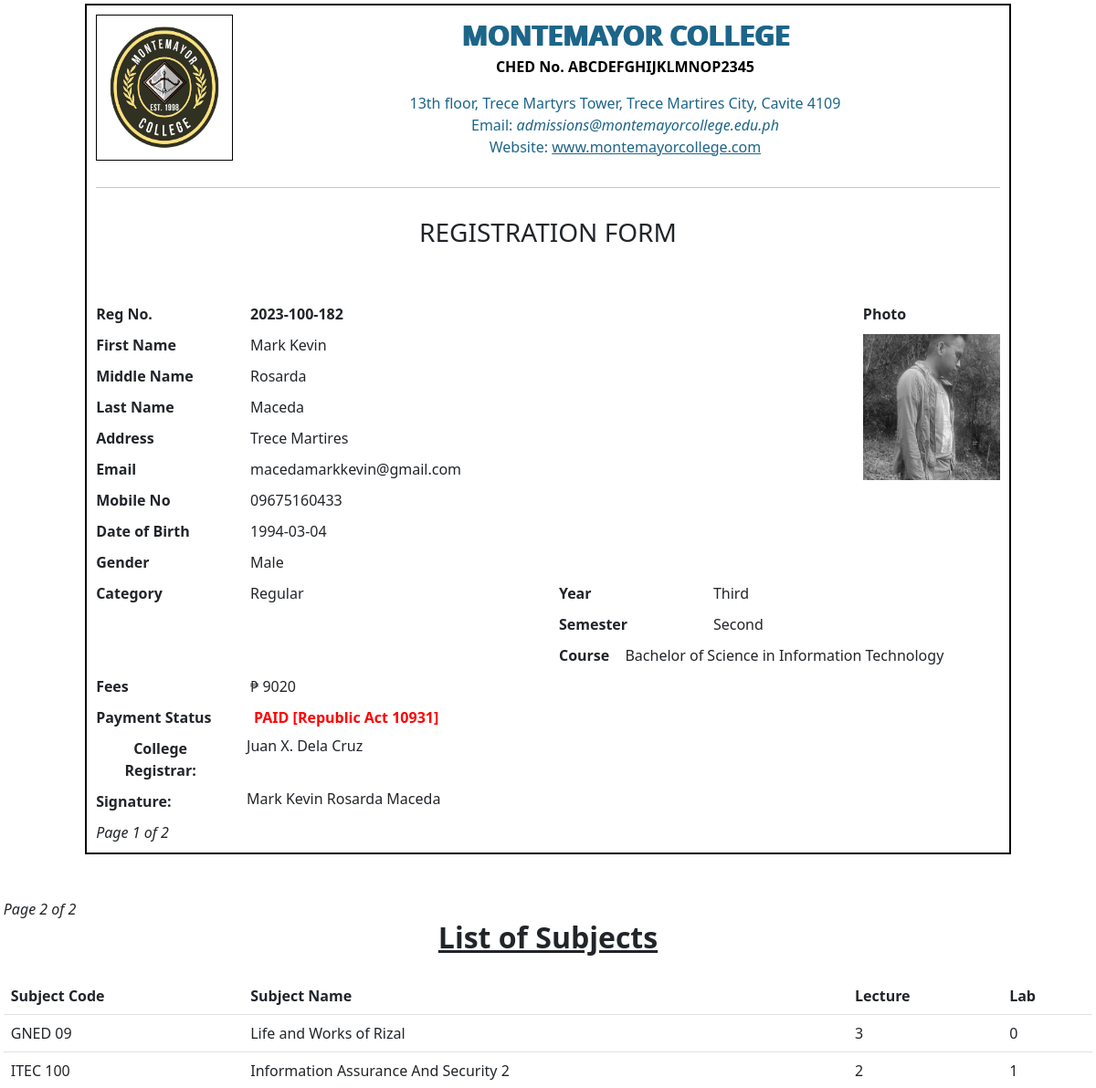
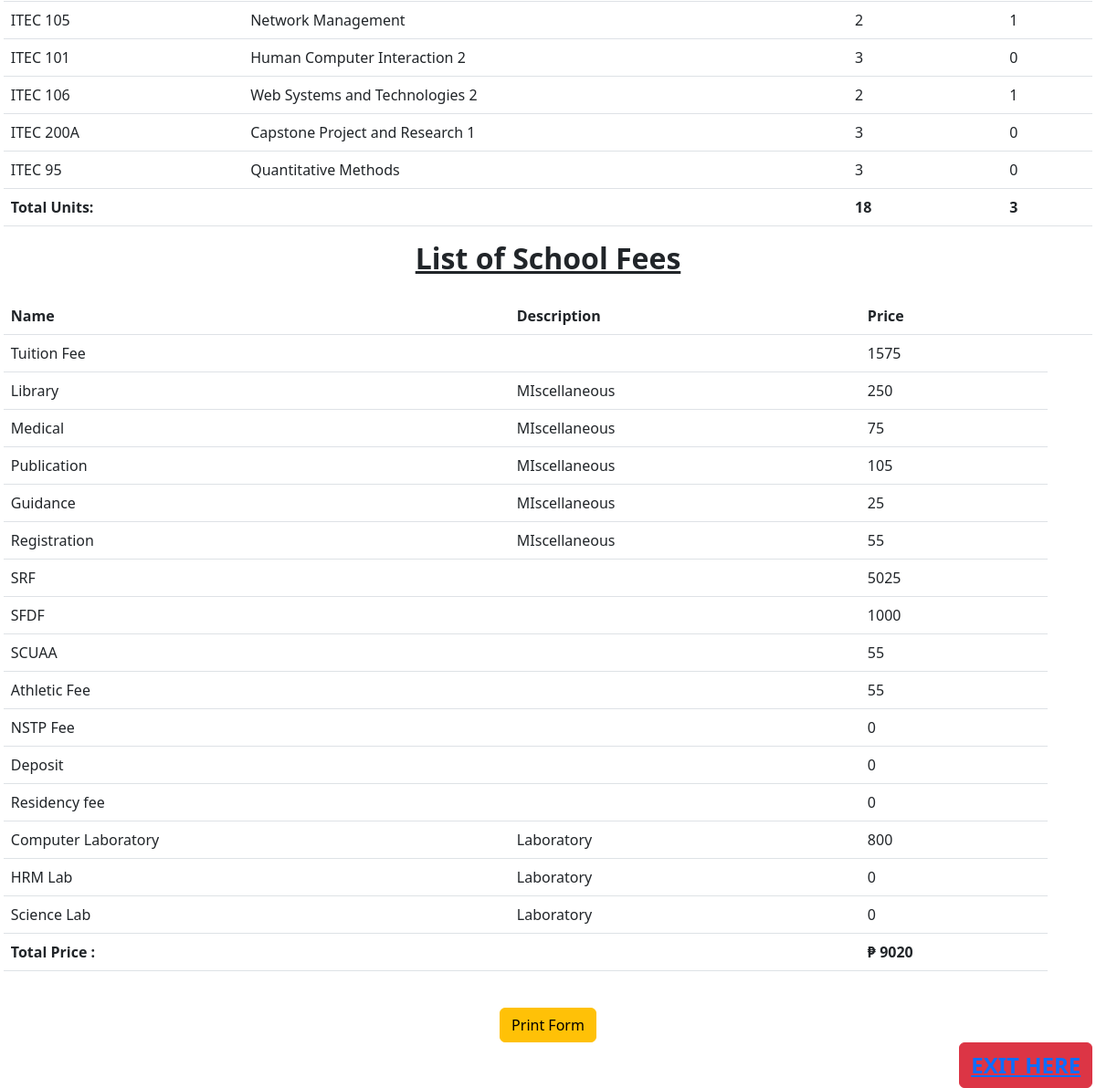
/preview/preview.php?id=2023-100-182, run on the app's committed database (2 pictures, top to bottom).
### tables this page shows
CREATE TABLE `students` (
  `id` int(255) NOT NULL,
  `accountID` varchar(255) NOT NULL,
  `img_url` varchar(255) NOT NULL,
  `lname` varchar(100) NOT NULL,
  `middlename` varchar(100) NOT NULL,
  `fname` varchar(100) NOT NULL,
  `email` varchar(255) NOT NULL,
  `password` varchar(255) NOT NULL,
  `role` enum('user','admin') NOT NULL,
  `address` varchar(255) NOT NULL,
  `cnum` varchar(11) NOT NULL,
  `bdate` date NOT NULL,
  `course` enum('Bachelor of Science in Information Technology','Bachelor of Science in Hospitality Management','Bachelor of Science in Business Management','General Education') NOT NULL,
  `year` varchar(255) NOT NULL,
  `semester` varchar(255) NOT NULL,
  `gender` varchar(255) NOT NULL,
  `category` varchar(255) NOT NULL,
  `pay_status` varchar(11) NOT NULL,
  `acadyear` varchar(20) NOT NULL
);

CREATE TABLE `useraccounts` (
  `id` int(11) NOT NULL,
  `admin_ID` varchar(50) NOT NULL,
  `full_name` varchar(255) NOT NULL,
  `username` varchar(255) NOT NULL,
  `password` varchar(255) NOT NULL,
  `role` enum('Registrar','Administrator') NOT NULL
);

### preview/preview.php (the view, shortened to what this page needs)
<?php
require ("db_conn.php");
$id = $_GET['id'];
?>
<!DOCTYPE html>
<html>
<head>
 <link href="https://cdn.jsdelivr.net/npm/bootstrap@5.2.0/dist/css/bootstrap.min.css" rel="stylesheet">
<link rel="stylesheet" type="text/css" href="../assets/css/preview.css">
</head>
<body>
    <div class="page-break">
<?php
        $sql = "SELECT count(*) FROM students WHERE accountID = :accountID";
        $stmt = $db->prepare($sql);
        $stmt->bindParam(':accountID', $id, PDO::PARAM_STR);
        $stmt->execute();
        $count = $stmt->fetchColumn();
      if ($count == 0) {
            echo 'Registration number is missing or invalid. Kindly fill up <a href="student_admission.php">admission form</a>.';
        } else {
            $sql = "SELECT * FROM students WHERE accountID = :accountID";
            $stmt = $db->prepare($sql);
            $stmt->bindParam(':accountID', $id, PDO::PARAM_STR);
            $stmt->execute();
            $rows = $stmt->fetchAll();
}
            foreach ($rows as $row) {
                ?>
    <div class="row">
  <div class="col-sm-1">
  </div>
    <div class="col-sm-10" style="border: 2px solid black; padding:10px;">
         <div class="row">
          <div class="col-2">
            <img src="../assets/img/logo.png " class="img-circle"style="border: 1px solid black; width:150px; height:160px; padding:10px;">
          </div>
           <div class="col">
              <div class="main-heading">MONTEMAYOR COLLEGE</div>
     <p class="sub-heading"> CHED No. ABCDEFGHIJKLMNOP2345</p>
      <div class="address"> 13th floor, Trece Martyrs Tower, Trece Martires City, Cavite 4109
</div>
         <p class="email"> Email: <i>admissions@montemayorcollege.edu.ph</i><br> Website: <u> www.montemayorcollege.com</u></p>
          </div>
          <div class="col-sm-12">
            <hr class="hrcls">
          </div>
      </div>
      <div class="row">
  <div class="col-sm-2">
  </div>
  <div class="col-sm-8" style="text-align: center;padding-bottom: 5px;">
   <h3>REGISTRATION FORM</h3><br><br>
  </div>
  <div class="col-sm-2">
  </div>
  </div>
<div class="row">
    <div class="col-6">
        <div class="form-group row">
   <div class="col-4">
      <label class="lable">Reg No.  </label>
    </div>
     <div class="col-6">
      <strong><?php echo $row['accountID']; ?></strong>
    </div>
    </div>
      <div class="form-group row">
   <div class="col-4">
      <label class="lable">First Name</label>
    </div>
     <div class="col-8">
      <?php echo $row['fname']; ?>
    </div>
    </div>
    <div class="form-group row">
   <div class="col-4">
      <label class="lable">Middle Name</label>
    </div>
     <div class="col-8">
      <?php echo $row['middlename']; ?>
    </div>
    </div>
    <div class="form-group row">
   <div class="col-4">
      <label class="lable">Last Name</label>
    </div>
     <div class="col-8">
       <?php echo $row['lname']; ?>
    </div>
    </div>
    <div class="form-group row">
   <div class="col-4">
      <label class="lable">Address</label>
    </div>
     <div class="col-8">
      <?php echo $row['address']; ?>
    </div>
    </div>
    <div class="form-group row">
   <div class="col-4">
      <label class="lable">Email</label>
    </div>
     <div class="col-8">
      <?php echo $row['email']; ?>
    </div>
    </div>
    <div class="form-group row">
   <div class="col-4">
      <label class="lable">Mobile No</label>
    </div>
     <div class="col-8">
       <?php echo $row['cnum']; ?>
    </div>
    </div>
<div class="form-group row">
   <div class="col-4">
      <label class="lable">Date of Birth</label>
    </div>
     <div class="col-8" required>
   <?php echo $row['bdate']; ?>
    </div>
    </div>
<div class="form-group row">
   <div class="col-4">
      <label class="lable">Gender</label>
    </div>
     <div class="col-8">
           <?php echo $row['gender']; ?>
    </div>
    </div>
    </div>
    <div class="col-6">
  <div class="row">
    <div class="col-12">
    <div class="form-group" style="float: right; right: 30;">
         <label class="lable"> Photo </label>
   <div style="width: 150px; ">
      <img src="../uploads/<?php echo $row['img_url']; ?> "  width="150" height="160">
  </div>
  </div>
  </div>
  </div>
    </div>
</div>
  <div class="row">
    <div class="col-6">
     <div class="form-group row">
   <div class="col-4">
      <label class="lable">Category</label>
    </div>
     <div class="col-8">
    <?php echo $row['category']; ?>
    </div>
    </div>
    </div>
    <div class="col-6">
     <div class="form-group row">
   <div class="col-4">
      <label class="lable">Year</label>
    </div>
     <div class="col-8">
    <?php echo $row['year']; ?>
    </div>
    <div class="col-4">
      <label class="lable">Semester</label>
    </div>
     <div class="col-8">
    <?php echo $row['semester']; ?>
    </div>
    </div>
    <div class="form-group row">
   <div class="col-2"><label class="lable">Course </label></div> <?php echo $row['course']; ?> </div>
    </div>
  </div>
  <div class="row">
    <div class="col-6">
    <div class="form-group row">
        <div class="col-4">
            <label class="lable">Fees</label>
        </div>
        <div class="col-8">
             <?php
                $query = "SELECT fee.price FROM fee WHERE fee_department = :course
                          ";
                $stmt = $db->prepare($query);
                $stmt->bindParam(':course', $row['course']);
                $stmt->execute();
                $fees = $stmt->fetchAll(PDO::FETCH_ASSOC);
            $totalPrice = 0;
            foreach ($fees as $fee) {
                $totalPrice += intval($fee['price']);
            }
            echo "&#8369; " . $totalPrice;
            ?>
        </div>
    </div>
    </div>
    </div>
    <div class="col-6">
     <div class="form-group row">
   <div class="col-4">
      <label class="lable">Payment Status</label>
    </div>
     <div class="col-8"style="color: red; font-weight:bold;">
    PAID [Republic Act 10931]
    </div>
    <?php
    $dsn = "mysql:host=localhost;dbname=db_enroll";
    $username = "root";
    $password = "";
    try {
      $db = new PDO($dsn, $username, $password);
      $db->setAttribute(PDO::ATTR_ERRMODE, PDO::ERRMODE_EXCEPTION);
    } catch (PDOException $e) {
      echo "Connection failed: " . $e->getMessage();
      exit();
    }
    $query = "SELECT full_name
              FROM useraccounts
              WHERE role = 'Registrar'
              ";
    $stmt = $db->prepare($query);
    $stmt->execute();
    $fees = $stmt->fetchAll(PDO::FETCH_ASSOC);
    if (!empty($fees)) {
      foreach ($fees as $fee) {
        ?>
        <div class="row">
          <div class="col-12">
            <div class="form-group row">
              <div class="col-4">
                <label class="lable">College Registrar:</label>
              </div>
              <div class="col-8">
                <h6><?php echo $fee['full_name']; ?></h6>
              </div>
            </div>
          </div>
        </div>
        <?php
      }
    }
    ?><br>
    <?php
    $id =   $row['accountID'];
    $query = "SELECT fname, middlename, lname
              FROM students
              WHERE accountID = :accountID";
    $stmt = $db->prepare($query);
    $stmt->bindParam(':accountID', $id);
    $stmt->execute();
    $students = $stmt->fetchAll(PDO::FETCH_ASSOC);
    if (!empty($students)) {
      foreach ($students as $student) {
        ?>
        <div class="row">
          <div class="col-12">
         <div class="form-group row">
          <div class="col-4">
            <label class="lable">Signature: </label>
          </div>
          <div class="col-8">
            <h6> <?php echo $row['fname']; ?> <?php echo $row['middlename']; ?>   <?php echo $row['lname']; ?> </h6>
          </div>
        </div>
        </div>
        </div><i style="float:right;">Page 1 of 2</i>
      </div>
    </div>
    </div>
  </div>
  <?php
      }
    }
    ?>
</div>
<br>
<?php } ?>
<br>
<div class="page-break">
<main>
    <i>Page 2 of 2</i>
    <h2 style="text-align: center; "><u><b>List of Subjects</b></u></h2>
    <table class="table">
        <?php
        $course = $row['course'];
        $year = $row['year'];
        $semester = $row['semester'];
        $query = "SELECT subject.subject_code, subject.subject_name, subject.lecture, subject.lab
                  FROM subject
                  WHERE subject_department = :course
                  AND subject.subject_year = :year
                  AND subject.subject_semester = :semester";
        $stmt = $db->prepare($query);
        $stmt->bindParam(':course', $course);
        $stmt->bindParam(':year', $year);
        $stmt->bindParam(':semester', $semester);
        $stmt->execute();
        $subjects = $stmt->fetchAll(PDO::FETCH_ASSOC);
        ?>
        <table class="table">
            <thead>
                <tr>
                    <th scope="col">Subject Code</th>
                    <th scope="col">Subject Name</th>
                    <th scope="col">Lecture</th>
                    <th scope="col">Lab</th>
                </tr>
            </thead>
            <tbody>
                <?php
                $totalLecture = 0;
                $totalLab = 0;
                foreach ($subjects as $subject):
                    $totalLecture += intval($subject['lecture']);
                    $totalLab += intval($subject['lab']);
                    ?>
                    <tr>
                        <td><?php echo $subject['subject_code']; ?></td>
                        <td><?php echo $subject['subject_name']; ?></td>
                        <td><?php echo $subject['lecture']; ?></td>
                        <td><?php echo $subject['lab']; ?></td>
                    </tr>
                <?php endforeach; ?>
            </tbody>
            <tfoot>
                <tr>
                    <td colspan="2"><b>Total Units:</b></td>
                    <td><b><?php echo $totalLecture; ?></b></td>
                    <td><b><?php echo $totalLab; ?></b></td>
                </tr>
            </tfoot>
        </table>
    </table>
    <h2 style="text-align: center; "><u><b>List of School Fees</b></u></h2>
     <div class="watermark">
    <div>
        <table class="table">
            <?php
            $course = $row['course'];
            $query = "SELECT fee.name, fee.fee_description, fee.price
                      FROM fee
                      WHERE fee_department = :course
                      ";
            $stmt = $db->prepare($query);
            $stmt->bindParam(':course', $course);
            $stmt->execute();
            $fees = $stmt->fetchAll(PDO::FETCH_ASSOC);
            ?>
            <table class="table">
                <thead>
                    <tr>
                        <th scope="col">Name</th>
                        <th scope="col">Description</th>
                        <th scope="col">Price</th>
                        <th scope="col"></th>
                    </tr>
                </thead>
                <tbody>
                    <?php
                    $totalPrice = 0;
                    foreach ($fees as $fee):
                        $totalPrice += intval($fee['price']);
                        ?>
                        <tr>
                            <td><?php echo $fee['name']; ?></td>
                            <td><?php echo $fee['fee_description']; ?></td>
                            <td><?php echo $fee['price']; ?></td>
                        </tr>
                    <?php endforeach; ?>
                </tbody>
                <tfoot>
                    <tr>
                        <td colspan="2"><b>Total Price :</b></td>
                        <td><b>&#8369;&nbsp;<?php echo $totalPrice; ?></b></td>
                    </tr>
                </tfoot>
            </table>
        </table>
    </div>
     <br>
<center>
  <button type="button" class="btn btn-warning" id="printbtn" onclick="window.print()">Print Form</button>
</center>
</main></div>
<a href="../index.php"><button  id="close-button"style="float:right;
     color: black !important; font-weight: bold; font-size: 1.5em;"class="btn btn-danger" >EXIT HERE</a>
<br>
</body>
</html>

### assets/css/preview.css (style rules this page uses)
label { display: inline-block; max-width: 100% !important; margin-bottom: 10px !important; font-weight: bold !important; text-align: center; align-items: center; }
.address { text-align: center; color:#1D6589 !important; }
.main-heading { font-size:35px !important;color:#1D6589 !important; text-shadow: 2px 0 #1D6589 !important; font-weight:bold !important; text-align:center; }
.sub-heading { font-weight:bold !important; color: black; !important; text-align: center; align-items: center; }
.email { color:#1D6589 !important;text-align: center !important; }
.main-heading { font-size:30px !important; text-align: center; }

### preview/preview.php (style rules this page uses)
.main-heading { font-size:30px !important; }
#close-button { display: block; }
body { margin: 0.1cm; }

### data on the page
students: accountID "2023-100-182", fname "Mark Kevin", middlename "Rosarda", lname "Maceda", address "Trece Martires", email "macedamarkkevin@gmail.com", cnum "09675160433", bdate "1994-03-04", gender "Male", img_url (picture), category "Regular", year "Third", semester "Second", course "Bachelor of Science in Information Technology", totalPrice "9020"
useraccounts: full_name "Juan X. Dela Cruz"

### other printed values
$subject['subject_code'] "GNED 09"
$subject['subject_name'] "Life and Works of Rizal"
$subject['lecture'] "3"
$subject['lab'] "0"
$subject['subject_code'] "ITEC 100"
$subject['subject_name'] "Information Assurance And Security 2"
$subject['lecture'] "2"
$subject['lab'] "1"
$subject['subject_code'] "ITEC 105"
$subject['subject_name'] "Network Management"
$subject['subject_code'] "ITEC 101"
$subject['subject_name'] "Human Computer Interaction 2"
$subject['subject_code'] "ITEC 106"
$subject['subject_name'] "Web Systems and Technologies 2"
$subject['subject_code'] "ITEC 200A"
